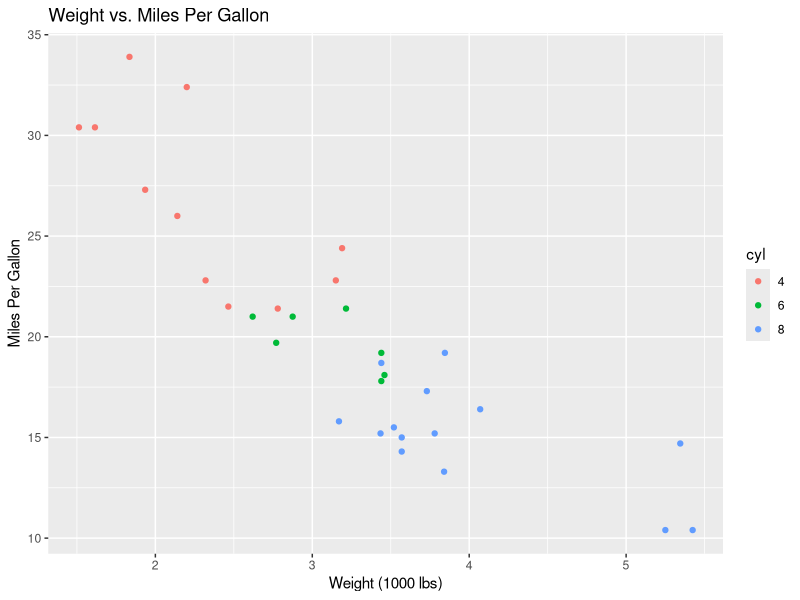
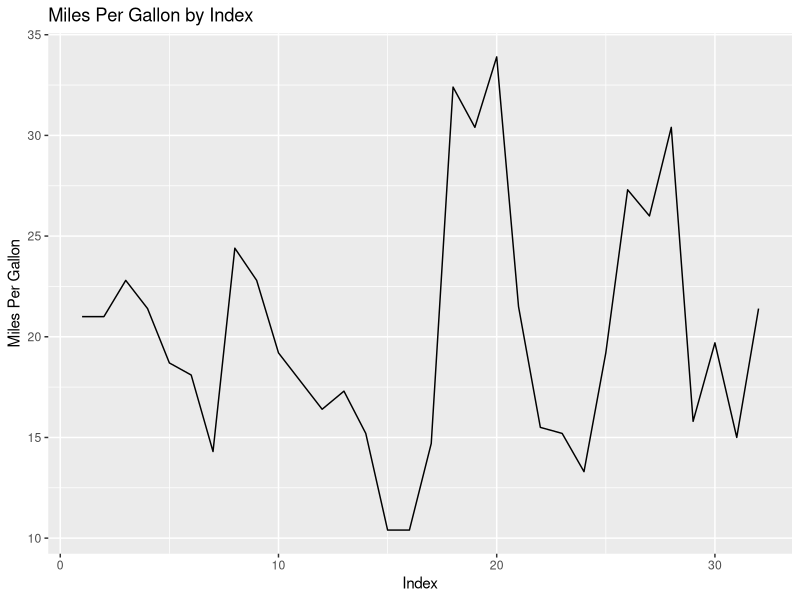
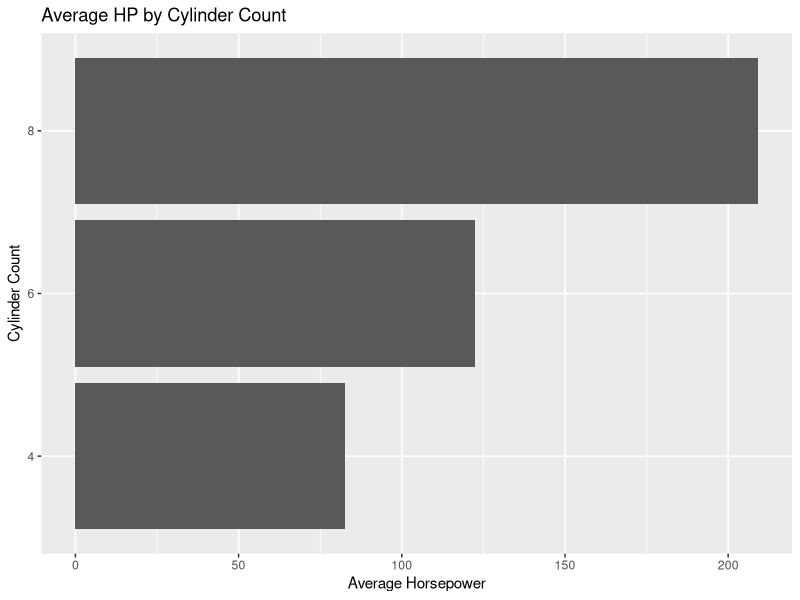
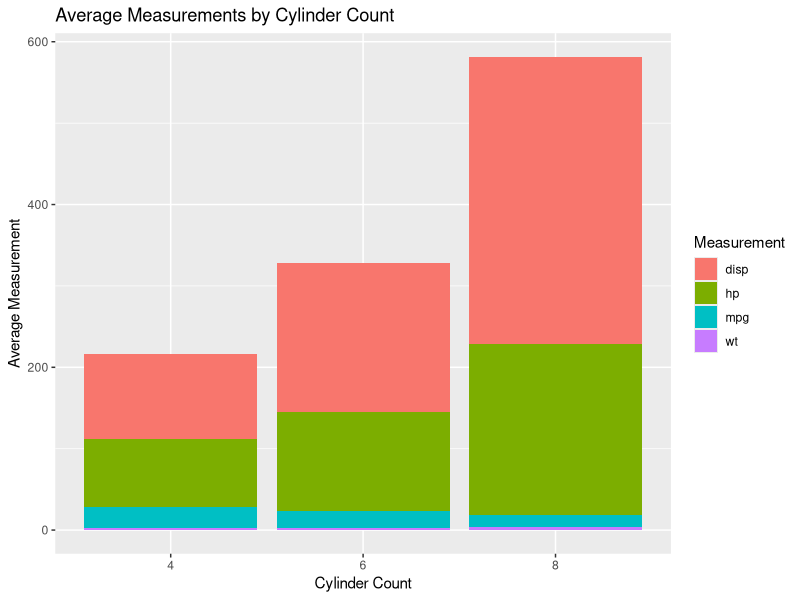

The R script that drew these images, in order:
## ---- chunk 1
library(tidyverse)
library(ggplot2)
## ---- chunk 2
data_mtcars <- mtcars

data_mtcars$am <- as.factor(data_mtcars$am)
data_mtcars$cyl <- as.factor(data_mtcars$cyl)

data_mtcars_line <- data_mtcars %>% mutate(index = row_number())
hp_by_cyl <- data_mtcars %>% group_by(cyl) %>% summarize(avg_hp = mean(hp))
bar_data_mtcars <- data_mtcars %>% group_by(cyl) %>% summarize(mpg = mean(mpg), disp = mean(disp), hp = mean(hp), wt = mean(wt)) %>% pivot_longer(cols = c("mpg", "disp", "hp", "wt"), names_to = "Measurement", values_to = "Average")
## ---- chunk 3
ggplot(data_mtcars, aes(x = wt, y = mpg, color = cyl)) + 
  geom_point() + 
  labs(title = "Weight vs. Miles Per Gallon", x = "Weight (1000 lbs)", y = "Miles Per Gallon")
## ---- chunk 4
ggplot(data_mtcars_line, aes(x = index, y = mpg)) + 
  geom_line() + 
  labs(title = "Miles Per Gallon by Index", x = "Index", y = "Miles Per Gallon")
## ---- chunk 5
ggplot(hp_by_cyl, aes(y = cyl, x = avg_hp)) + 
  geom_bar(stat = 'identity') + 
  labs(title = "Average HP by Cylinder Count", y = "Cylinder Count", x = "Average Horsepower")
## ---- chunk 6
ggplot(bar_data_mtcars, aes(x = cyl, fill = Measurement, y = Average)) + 
  geom_bar(stat = "identity") + 
  labs(title = "Average Measurements by Cylinder Count", x = "Cylinder Count", y = "Average Measurement")
